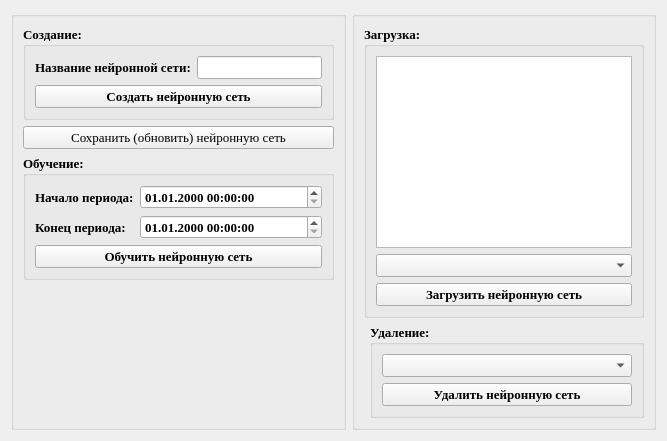
          <widget class="QWidget" name="tab_4">
           <property name="font">
            <font>
             <family>Times New Roman</family>
             <pointsize>10</pointsize>
            </font>
           </property>
           <attribute name="title">
            <string>Управление нейронными сетями</string>
           </attribute>
           <layout class="QFormLayout" name="formLayout_17">
            <item row="0" column="0">
             <widget class="QGroupBox" name="groupBox_23">
              <property name="font">
               <font>
                <family>Times New Roman</family>
                <pointsize>10</pointsize>
               </font>
              </property>
              <property name="title">
               <string/>
              </property>
              <layout class="QFormLayout" name="formLayout_6">
               <item row="0" column="0" colspan="2">
                <widget class="QGroupBox" name="groupBox_15">
                 <property name="font">
                  <font>
                   <family>Times New Roman</family>
                   <pointsize>10</pointsize>
                   <weight>75</weight>
                   <bold>true</bold>
                  </font>
                 </property>
                 <property name="title">
                  <string>Создание:</string>
                 </property>
                 <layout class="QFormLayout" name="formLayout_5">
                  <item row="0" column="0">
                   <widget class="QLabel" name="label_11">
                    <property name="font">
                     <font>
                      <family>Times New Roman</family>
                      <pointsize>10</pointsize>
                     </font>
                    </property>
                    <property name="text">
                     <string>Название нейронной сети:</string>
                    </property>
                   </widget>
                  </item>
                  <item row="0" column="1">
                   <widget class="QLineEdit" name="lineEdit_4">
                    <property name="font">
                     <font>
                      <family>Times New Roman</family>
                      <pointsize>10</pointsize>
                     </font>
                    </property>
                   </widget>
                  </item>
                  <item row="2" column="0" colspan="2">
                   <widget class="QPushButton" name="pushButton_15">
                    <property name="font">
                     <font>
                      <family>Times New Roman</family>
                      <pointsize>10</pointsize>
                     </font>
                    </property>
                    <property name="text">
                     <string>Создать нейронную сеть</string>
                    </property>
                   </widget>
                  </item>
                 </layout>
                </widget>
               </item>
               <item row="1" column="0" colspan="2">
                <widget class="QPushButton" name="pushButton_16">
                 <property name="font">
                  <font>
                   <family>Times New Roman</family>
                   <pointsize>10</pointsize>
                  </font>
                 </property>
                 <property name="text">
                  <string>Сохранить (обновить) нейронную сеть</string>
                 </property>
                </widget>
               </item>
               <item row="2" column="0" colspan="2">
                <widget class="QGroupBox" name="groupBox_14">
                 <property name="font">
                  <font>
                   <family>Times New Roman</family>
                   <pointsize>10</pointsize>
                   <weight>75</weight>
                   <bold>true</bold>
                  </font>
                 </property>
                 <property name="title">
                  <string>Обучение:</string>
                 </property>
                 <layout class="QFormLayout" name="formLayout_4">
                  <item row="0" column="0">
                   <widget class="QLabel" name="label">
                    <property name="font">
                     <font>
                      <family>Times New Roman</family>
                      <pointsize>10</pointsize>
                     </font>
                    </property>
                    <property name="text">
                     <string>Начало периода:</string>
                    </property>
                   </widget>
                  </item>
                  <item row="4" column="0" colspan="2">
                   <widget class="QPushButton" name="pushButton_17">
                    <property name="font">
                     <font>
                      <family>Times New Roman</family>
                      <pointsize>10</pointsize>
                     </font>
                    </property>
                    <property name="text">
                     <string>Обучить нейронную сеть</string>
                    </property>
                   </widget>
                  </item>
                  <item row="1" column="0">
                   <widget class="QLabel" name="label_10">
                    <property name="font">
                     <font>
                      <family>Times New Roman</family>
                      <pointsize>10</pointsize>
                     </font>
                    </property>
                    <property name="text">
                     <string>Конец периода:</string>
                    </property>
                   </widget>
                  </item>
                  <item row="0" column="1">
                   <widget class="QDateTimeEdit" name="dateTimeEdit_3">
                    <property name="font">
                     <font>
                      <family>Times New Roman</family>
                      <pointsize>10</pointsize>
                     </font>
                    </property>
                    <property name="displayFormat">
                     <string>dd.MM.yyyy HH:mm:ss</string>
                    </property>
                   </widget>
                  </item>
                  <item row="1" column="1">
                   <widget class="QDateTimeEdit" name="dateTimeEdit_4">
                    <property name="font">
                     <font>
                      <family>Times New Roman</family>
                      <pointsize>10</pointsize>
                     </font>
                    </property>
                    <property name="displayFormat">
                     <string>dd.MM.yyyy HH:mm:ss</string>
                    </property>
                   </widget>
                  </item>
                 </layout>
                </widget>
               </item>
              </layout>
             </widget>
            </item>
            <item row="0" column="1">
             <widget class="QGroupBox" name="groupBox_25">
              <property name="font">
               <font>
                <family>Times New Roman</family>
                <pointsize>10</pointsize>
               </font>
              </property>
              <property name="title">
               <string/>
              </property>
              <layout class="QFormLayout" name="formLayout_18">
               <item row="0" column="0" colspan="2">
                <widget class="QGroupBox" name="groupBox_17">
                 <property name="font">
                  <font>
                   <family>Times New Roman</family>
                   <pointsize>10</pointsize>
                   <weight>75</weight>
                   <bold>true</bold>
                  </font>
                 </property>
                 <property name="title">
                  <string>Загрузка:</string>
                 </property>
                 <layout class="QVBoxLayout" name="verticalLayout_3">
                  <item>
                   <widget class="QTableView" name="tableView_2">
                    <property name="font">
                     <font>
                      <family>Times New Roman</family>
                      <pointsize>10</pointsize>
                     </font>
                    </property>
                   </widget>
                  </item>
                  <item>
                   <widget class="QComboBox" name="comboBox">
                    <property name="font">
                     <font>
                      <family>Times New Roman</family>
                      <pointsize>10</pointsize>
                     </font>
                    </property>
                   </widget>
                  </item>
                  <item>
                   <widget class="QPushButton" name="pushButton_14">
                    <property name="font">
                     <font>
                      <family>Times New Roman</family>
                      <pointsize>10</pointsize>
                     </font>
                    </property>
                    <property name="text">
                     <string>Загрузить нейронную сеть</string>
                    </property>
                   </widget>
                  </item>
                 </layout>
                </widget>
               </item>
               <item row="1" column="1">
                <widget class="QGroupBox" name="groupBox_38">
                 <property name="font">
                  <font>
                   <family>Times New Roman</family>
                   <pointsize>10</pointsize>
                   <weight>75</weight>
                   <bold>true</bold>
                  </font>
                 </property>
                 <property name="title">
                  <string>Удаление:</string>
                 </property>
                 <layout class="QVBoxLayout" name="verticalLayout_34">
                  <item>
                   <widget class="QComboBox" name="comboBox_8">
                    <property name="font">
                     <font>
                      <family>Times New Roman</family>
                      <pointsize>10</pointsize>
                     </font>
                    </property>
                   </widget>
                  </item>
                  <item>
                   <widget class="QPushButton" name="pushButton_7">
                    <property name="font">
                     <font>
                      <family>Times New Roman</family>
                      <pointsize>10</pointsize>
                     </font>
                    </property>
                    <property name="text">
                     <string>Удалить нейронную сеть</string>
                    </property>
                   </widget>
                  </item>
                 </layout>
                </widget>
               </item>
              </layout>
             </widget>
            </item>
           </layout>
          </widget>
